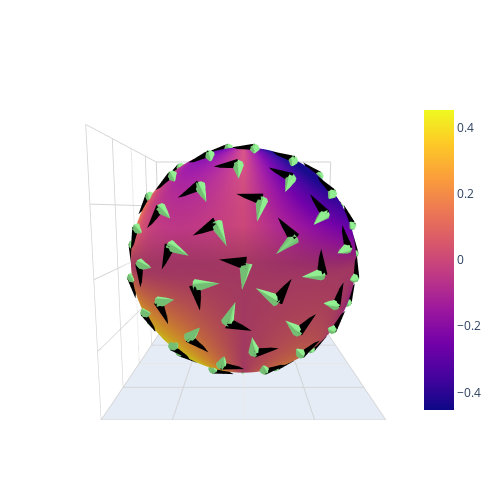

Notebook code cell kept with this figure:
### Code cell
surface = sphere_meshgrid(100, 100)
surfacecolor = target_function(surface)
model.eval()
with torch.no_grad():
    frame = model.hidden_layers[0].project_to_tangent.frame.frame(cone_inputs)
fig = plot_coordinate_frame(cone_inputs, frame, surface=surface, surfacecolor=surfacecolor, pole=False)
fig.show()
fig.write_image('./report_plots/coordinate_frame_parametrised_equator.svg')
